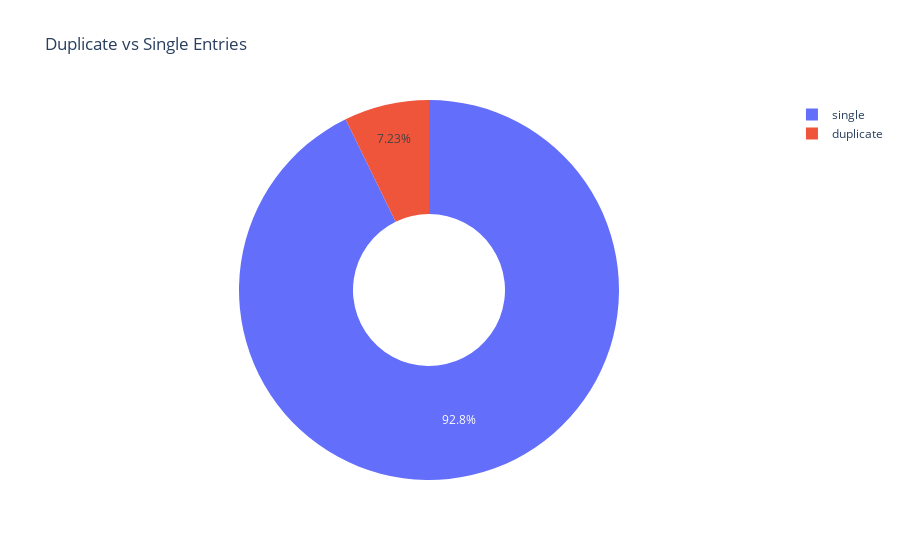

Notebook source saved alongside this figure:
### Code cell
# pie chart for duplicate values and replace labels true and false with dupel and single
duplicates = df.duplicated().replace({True: 'duplicate', False: 'single'}).value_counts()

# Create a pie chart with Plotly
fig = px.pie(
    names=duplicates.index,
    values=duplicates.values,
    title='Duplicate vs Single Entries',
    labels={'names': 'Entry Type', 'values': 'Count'},
    hole=0.4  # Optional: Adds a donut-style hole in the center
)

# Show the plot
fig.show()

### Figure 1 — Plotly figure (JSON) as saved in the notebook; plotly's stock layout.template omitted (floating-point values rounded to 4 significant figures)
{"data": [{"domain": {"x": [0, 1], "y": [0, 1]}, "hole": 0.4, "hovertemplate": "Entry Type=%{label}<br>Count=%{value}<extra></extra>", "labels": ["single", "duplicate"], "legendgroup": "", "name": "", "showlegend": true, "type": "pie", "values": [5169, 403]}], "layout": {"legend": {"tracegroupgap": 0}, "title": {"text": "Duplicate vs Single Entries"}}}
